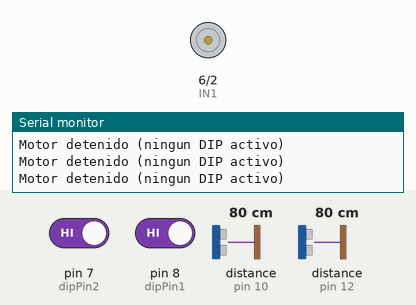
A sketch run on a simulated Arduino Uno, built with avr-gcc and run on an emulated ATmega328P. Parts: motor-driver pin pairs drawn as motors (green arrow = first pin HIGH = forward, orange = second pin HIGH = backward, longer = more drive, scaled by the enable pin), the last lines printed to the serial monitor. The test bench sets the inputs (shaded band); at power-on: pin 7 (dipPin2) HIGH, distance to the obstacle (sensors on pin 10, pin 12) 80 cm, pin 8 (dipPin1) HIGH. The echo pulse lasts 58.3 µs per cm.

Above: at 1.2 s.
1.3 s: pin 7 (dipPin2) driven LOW
At 2.42 s:
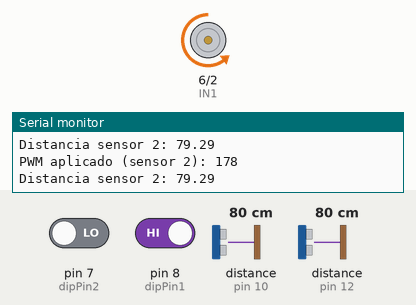
4.3 s: distance to the obstacle (sensor on pin 10) set to 2 cm
5.8 s: pin 8 (dipPin1) driven LOW
At 6.72 s:
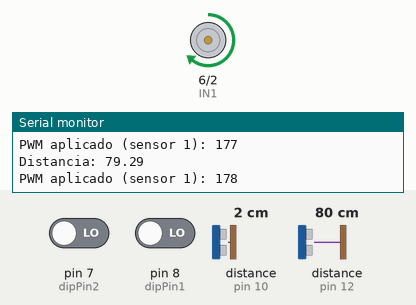
8.8 s: distance to the obstacle (sensor on pin 12) set to 18 cm
11.8 s: distance to the obstacle (sensor on pin 12) set to 2 cm
13.3 s: distance to the obstacle (sensor on pin 12) set to 6 cm
At 14.8 s:
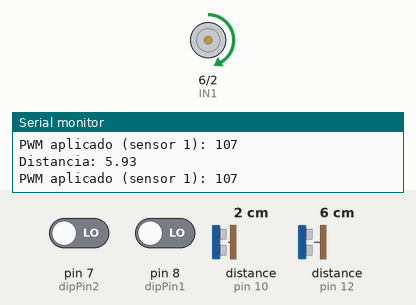
Timing chart, 0 to 17.3 s (numbered marks = the images above; inputs shaded):
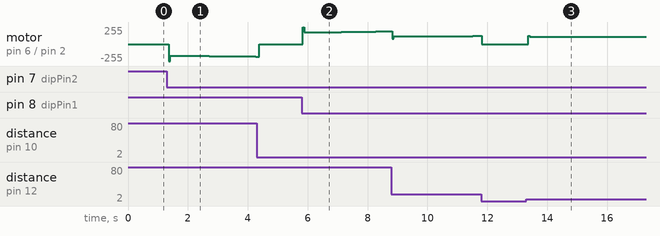

The sketch:

ASM_ProyectoII.ino
```cpp
// Parámetros del PID
float Kp = 1.2;
float Ki = 0.4;
float Kd = 0.05;

// Variables internas PID
float errorPrevio = 0;
float integral = 0;

// Frecuencia de muestreo propuesta: 10 ms = 100 Hz
unsigned long T = 10;
unsigned long lastTime = 0;

// Entrada, salida y referencia (setpoint)
float referencia = 5.0;  // RPM simulados
float medida = 0;          // lectura del "sensor"
float salidaPID = 0;

// Pin del motor (se prueba con un led)
int pwmPin = 9; // PWM ahora en pin 9

// Pines sensor ultrasónico 1
const int trigPin = 13;
const int echoPin = 12;
// Pines sensor ultrasónico 2
const int trigPin2 = 11;
const int echoPin2 = 10;

float distanciaActual = 0; // Variable global para la distancia del primer sensor
float distanciaActual2 = 0; // Variable global para la distancia del segundo sensor

// Pin de dirección L293D
int IN1 = 6; // Entrada 1 L293D
int IN2 = 2; // Entrada 2 L293D

// Pines DIP switch
const int dipPin1 = 8; // DIP switch 1 en pin 8
const int dipPin2 = 7; // DIP switch 2 en pin 7

void setup() {
  Serial.begin(9600);
  pinMode(pwmPin, OUTPUT);
  pinMode(LED_BUILTIN, OUTPUT);
  pinMode(trigPin, OUTPUT);
  pinMode(echoPin, INPUT);
  pinMode(IN1, OUTPUT);
  pinMode(IN2, OUTPUT);
  pinMode(trigPin2, OUTPUT);
  pinMode(echoPin2, INPUT);
  pinMode(dipPin1, INPUT_PULLUP);
  pinMode(dipPin2, INPUT_PULLUP);
}

void loop() {
  unsigned long ahora = millis();
  if (ahora - lastTime >= T) {
    lastTime = ahora;
    digitalWrite(LED_BUILTIN, !digitalRead(LED_BUILTIN));

    // Leer estado de DIP switches
    bool dip1Activo = digitalRead(dipPin1) == LOW;
    bool dip2Activo = digitalRead(dipPin2) == LOW;

    if (dip1Activo) {
      // Sensor ultrasónico 1 activo, motor gira a la derecha
      distanciaActual = leerDistanciaCM();
      Serial.print("Distancia: ");
      Serial.println(distanciaActual);

      // Control PID para velocidad del motor con sensor 1
      float setpoint = 2.0;
      float error = distanciaActual - setpoint;
      integral += error * (T / 1000.0);
      float derivada = (error - errorPrevio) / (T / 1000.0);
      float salidaPID = Kp * error + Ki * integral + Kd * derivada;
      errorPrevio = error;

      int offset = 80;
      int pwm = (int)salidaPID + offset;
      if (pwm > 255) pwm = 255;
      if (pwm < offset) pwm = offset;
      if (abs(error) < 2) {
        pwm = 0;
      }

      analogWrite(pwmPin, pwm);
      digitalWrite(IN1, HIGH); // derecha
      digitalWrite(IN2, LOW);
      Serial.print("PWM aplicado (sensor 1): ");
      Serial.println(pwm);
    } else if (dip2Activo) {
      // Sensor ultrasónico 2 activo, motor gira a la izquierda
      distanciaActual2 = leerDistanciaCM2();
      Serial.print("Distancia sensor 2: ");
      Serial.println(distanciaActual2);

      // Control PID para velocidad del motor con sensor 2
      float setpoint2 = 2.0;
      float error2 = distanciaActual2 - setpoint2;
      static float errorPrevio2 = 0;
      static float integral2 = 0;
      integral2 += error2 * (T / 1000.0);
      float derivada2 = (error2 - errorPrevio2) / (T / 1000.0);
      float salidaPID2 = Kp * error2 + Ki * integral2 + Kd * derivada2;
      errorPrevio2 = error2;

      int offset = 80;
      int pwm2 = (int)salidaPID2 + offset;
      if (pwm2 > 255) pwm2 = 255;
      if (pwm2 < offset) pwm2 = offset;
      if (abs(error2) < 2) {
        pwm2 = 0;
      }

      analogWrite(pwmPin, pwm2);
      digitalWrite(IN1, LOW); // izquierda
      digitalWrite(IN2, HIGH);
      Serial.print("PWM aplicado (sensor 2): ");
      Serial.println(pwm2);
    } else {
      // Ningún DIP activo: motor detenido
      analogWrite(pwmPin, 0);
      digitalWrite(IN1, LOW);
      digitalWrite(IN2, LOW);
      Serial.println("Motor detenido (ningun DIP activo)");
    }
  }
}

// =====================================================
// Función para leer distancia del sensor ultrasónico
// =====================================================
float leerDistanciaCM() {
  digitalWrite(trigPin, LOW);
  delayMicroseconds(2);
  digitalWrite(trigPin, HIGH);
  delayMicroseconds(10);
  digitalWrite(trigPin, LOW);
  long duracion = pulseIn(echoPin, HIGH, 30000); // timeout 30ms
  float distancia = duracion * 0.034 / 2;
  return distancia;
}

// =====================================================
// Función para leer distancia del segundo sensor ultrasónico
// =====================================================
float leerDistanciaCM2() {
  digitalWrite(trigPin2, LOW);
  delayMicroseconds(2);
  digitalWrite(trigPin2, HIGH);
  delayMicroseconds(10);
  digitalWrite(trigPin2, LOW);
  long duracion = pulseIn(echoPin2, HIGH, 30000); // timeout 30ms
  float distancia = duracion * 0.034 / 2;
  return distancia;
}
```

Measured:
- after the input at 13.3 s, motor on pin 6 (IN1) / pin 2 (IN2): stopped → forward 107/255 after 0.06 s, → forward 108/255 2.9 s later
